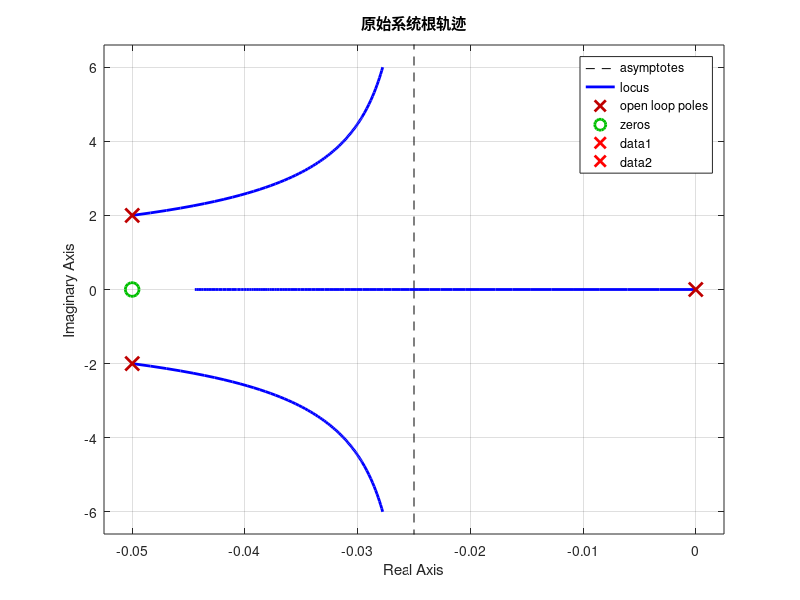
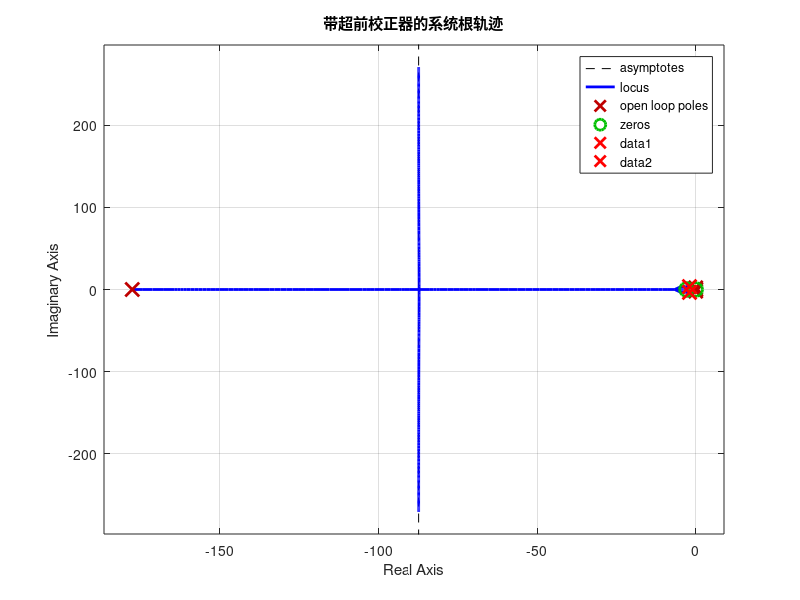
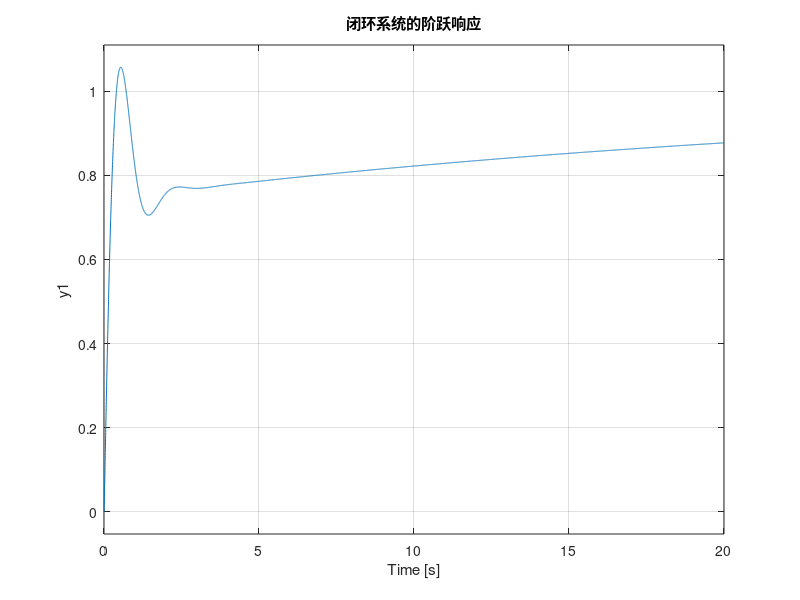

The MATLAB source for these figures, in order: (Note: this script raises an error after producing the figures.)
% 定义传递函数
s = tf('s');
G = 1 / s;  % 液压伺服机构的传递函数
G1= (2 * s + 0.1) / (s^2 + 0.1 * s +4); % 飞机的传递函数
H = 1;  % 速率脱落传递函数

% 开环传递函数
OLTF = G * G1 * H;

% 绘制原始系统的根轨迹
figure;
rlocus(OLTF);
title('原始系统根轨迹');
grid on;

% 期望闭环极点
p1 = -2 + 2 * sqrt(3) * 1i;
p2 = conj(p1);

% 在根轨迹上标注期望闭环极点
hold on;
plot(real(p1), imag(p1), 'rx', 'MarkerSize', 10, 'LineWidth', 2);
plot(real(p2), imag(p2), 'rx', 'MarkerSize', 10, 'LineWidth', 2);
hold off;

%计算相角差额
[~, ~, poles] = damp(OLTF);
phi=pi - angle(p1-poles(1)) - angle(p1-poles(2)) - angle(p1-poles(3)) + angle(p1+0.05);
alpha=1.3;

% 设计超前校正器 G_c(s)
z = 2*sqrt(3)/tan(alpha)+2;  % 补偿器零点
p = 2*sqrt(3)/tan(phi+alpha)+2;    % 补偿器极点
K = abs((p1 + p) * (p1^2 + 0.1 * p1 + 4) * p1/((2*p1+0.1)*(p1+z)));    % 初始增益
G_c = K * (s + z) / (s + p);  % 超前校正器

% 更新后的开环传递函数
OLTF_compensated = G_c * OLTF;

% 绘制带补偿器的根轨迹
figure;
rlocus(OLTF_compensated);
title('带超前校正器的系统根轨迹');
grid on;
hold on;
plot(real(p1), imag(p1), 'rx', 'MarkerSize', 10, 'LineWidth', 2);
plot(real(p2), imag(p2), 'rx', 'MarkerSize', 10, 'LineWidth', 2);
hold off;

% 调整增益，检查闭环极点的位置

CLTF = feedback(G_c * G * G1, H);

% 验证设计：绘制阶跃响应
figure;
step(CLTF);
title('闭环系统的阶跃响应');
grid on;


% 输出系统的性能信息
info = stepinfo(CLTF);
overshoot = info.Overshoot;  % 超调量
settling_time = info.SettlingTime;  % 稳定时间

fprintf('超调量: %.2f%%\n', overshoot);
fprintf('稳定时间: %.2f 秒\n', settling_time);

% 使用 damp 函数验证阻尼比和自然频率
[wn, zeta, poles] = damp(CLTF);
fprintf('自然频率 (rad/s): %.2f\n', wn(2));
fprintf('阻尼比: %.2f\n', zeta(2));
poles
